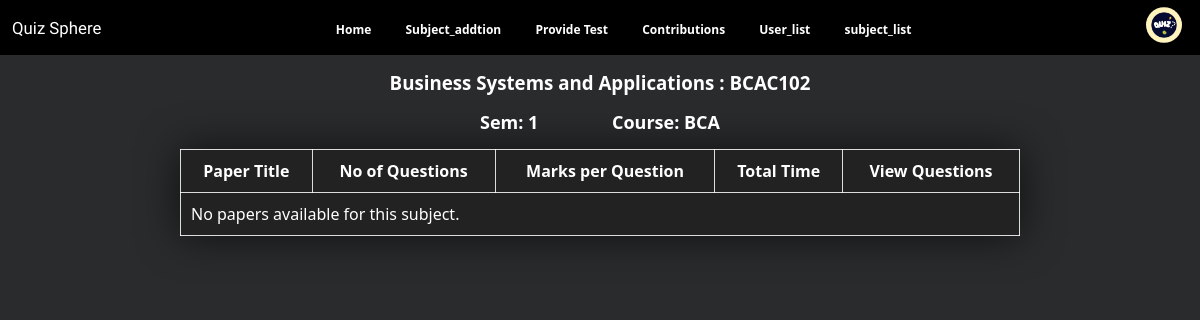
The page /Admin_Allpages/questionstatus.php?subject_id=4 (signed in) on the database as committed earlier.
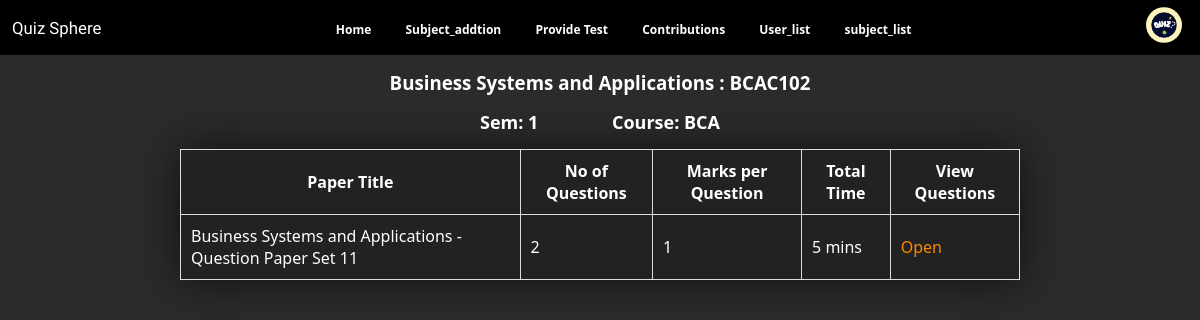
The same page on the database as committed later.
### tables this page shows
CREATE TABLE `paperdetails` (
  `paper_id` int(11) NOT NULL,
  `subject_id` int(11) DEFAULT NULL,
  `num_of_questions` int(11) NOT NULL,
  `marks_per_question` int(11) NOT NULL,
  `time_limit` int(11) DEFAULT NULL,
  `submitted_by` varchar(255) NOT NULL DEFAULT 'admin'
);

CREATE TABLE `subjects` (
  `subject_id` int(11) NOT NULL,
  `subject_name` varchar(100) NOT NULL,
  `subject_code` varchar(10) NOT NULL,
  `course` varchar(100) NOT NULL,
  `semester` int(10) NOT NULL,
  `details` text DEFAULT NULL,
  `id_card` varchar(255) DEFAULT NULL,
  `submit_by` varchar(50) NOT NULL DEFAULT 'admin'
);

### Admin_Allpages/questionstatus.php (the view, shortened to what this page needs)
<?php
include '../config.php';
$subject_id = isset($_GET['subject_id']) ? $_GET['subject_id'] : 0;
$subject_query = "SELECT subject_name, subject_code, course, semester FROM subjects WHERE subject_id = $subject_id";
$subject_result = mysqli_query($conn, $subject_query);
$subject = mysqli_fetch_assoc($subject_result);
$papers_query = "SELECT * FROM paperdetails WHERE subject_id = $subject_id";
$papers_result = mysqli_query($conn, $papers_query);
?>
<!DOCTYPE html>
<html lang="en">
<head>
    <link rel="stylesheet" href="css/questionstatus.css">
    <link rel="stylesheet" href="../Navber/style.css">
</head>
<body>
    <?php include '../Navber/adminnav.php'; ?>
    <h3 class="heading1"><?php echo $subject['subject_name'] . ": " . $subject['subject_code']; ?></h3>
    <p class="para1"><b>Sem: <?php echo $subject['semester']; ?></b></p>
    <p class="para2"><b>Course: <?php echo $subject['course']; ?></b></p>
    <br>
    <div class="content">
        <table>
            <thead>
                <tr>
                    <th>Paper Title</th>
                    <th>No of Questions</th>
                    <th>Marks per Question</th>
                    <th>Total Time</th>
                    <th>View Questions</th>
                </tr>
            </thead>
            <tbody>
                <?php if (mysqli_num_rows($papers_result) > 0): ?>
                    <?php while ($paper = mysqli_fetch_assoc($papers_result)):
                        $paper_title = $subject['subject_name'] . " - Question Paper Set " . $paper['paper_id'];
                        ?>
                        <tr>
                            <td><?php echo $paper_title; ?></td>
                            <td><?php echo $paper['num_of_questions']; ?></td>
                            <td><?php echo $paper['marks_per_question']; ?></td>
                            <td><?php echo $paper['time_limit']; ?> mins</td>
                            <td>
                                <a href="../Admin_Allpages/questions.php?paper_id=<?php echo $paper['paper_id']; ?>"
                                    class="links">Open</a>
                            </td>
                        </tr>
                    <?php endwhile; ?>
                <?php else: ?>
                    <tr>
                        <td colspan="5">No papers available for this subject.</td>
                    </tr>
                <?php endif; ?>
            </tbody>
        </table>
    </div>
</body>
</html>

Rows that differ between the two databases and show on the page:
added paperdetails: paper_title "Business Systems and Applications - Question Paper Set 11", num_of_questions "2", marks_per_question "1", time_limit "5"
Other text that changed with them:
text no longer shown: "No papers available for this subject."
